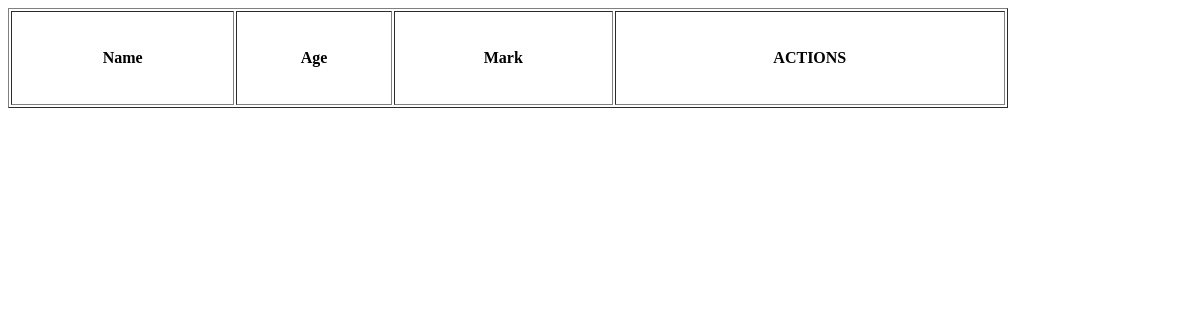
Page /display on the earlier database version.
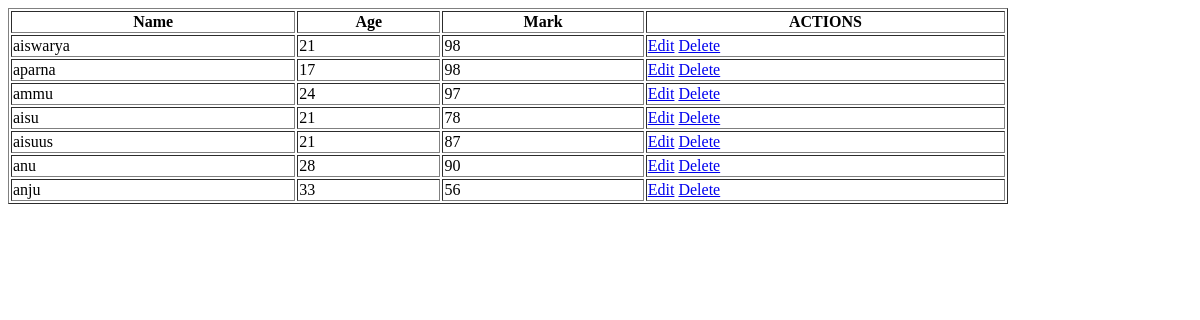
Same page on the later database version.
### app/models.py (models this page shows, shortened)
class Student(models.Model):
    name = models.TextField()
    age = models.IntegerField()
    mark = models.IntegerField()

### app/views.py (the view)
# urls.py: path('display',views.display),
def display(req):
    data=Student.objects.all()
    return render(req,"display.html",{'data':data})

### template/display.html (shortened to what this page needs)
<!DOCTYPE html>
<html lang="en">
<head>
</head>
<body>
    <table border="1" width="1000px" height="100px">
        <tr>
            <th>Name</th>
            <th>Age</th>
            <th>Mark</th>
            <th>ACTIONS</th>
        </tr>
        {% for i in data %}
        <tr>
            <td>{{i.name}}</td>
            <td>{{i.age}}</td>
            <td>{{i.mark}}</td>
            <td><a href="../edits/{{i.pk}}">Edit</a>
            <a href="../deletes/{{i.pk}}">Delete</a></td>
    </tr>
    {% endfor %}
    </table>
</body>
</html>

Differences in the rows shown:
added Student: name "aiswarya", age "21", mark "98"
added Student: name "aparna", age "17", mark "98"
added Student: name "ammu", age "24", mark "97"
added Student: name "aisu", age "21", mark "78"
added Student: name "aisuus", age "21", mark "87"
added Student: name "anu", age "28", mark "90"
added Student: name "anju", age "33", mark "56"
